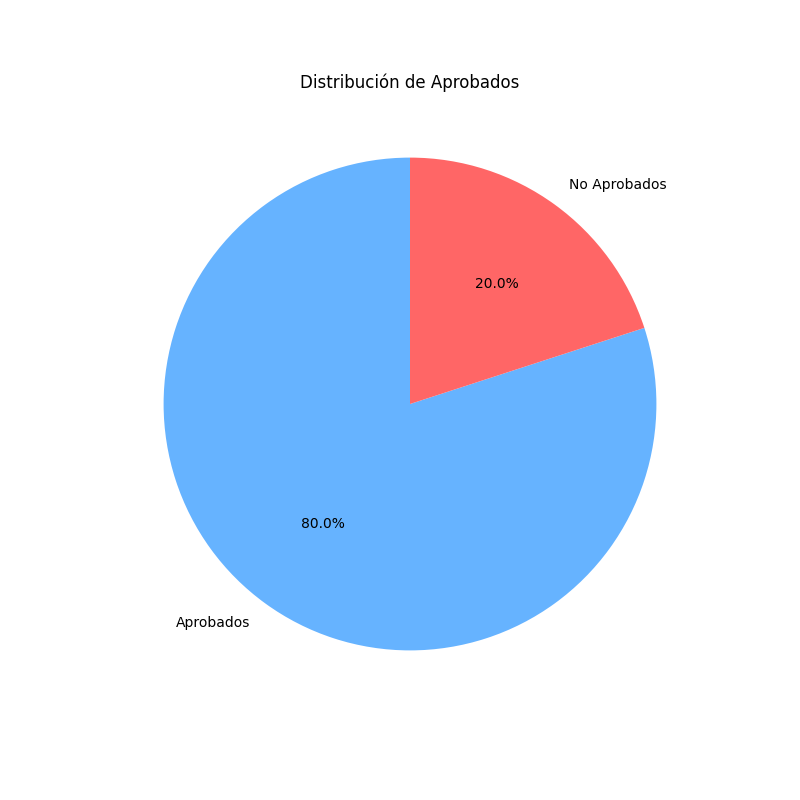

Write Python code to recreate this figure.
import pandas as pd
import matplotlib.pyplot as plt
from io import StringIO

# Datos del dataset en formato de cadena
data = """id,materia,nota,aprobado
1,Matemáticas,80,Aprobados
2,Historia,65,No Aprobados
3,Ciencias,90,Aprobados
4,Lenguaje,75,Aprobados
5,Matemáticas,95,Aprobados
6,Historia,70,Aprobados
7,Ciencias,85,Aprobados
8,Lenguaje,60,No Aprobados
9,Matemáticas,78,Aprobados
10,Historia,82,Aprobados
11,Ciencias,93,Aprobados
12,Lenguaje,68,Aprobados
13,Matemáticas,73,Aprobados
14,Historia,88,Aprobados
15,Ciencias,77,Aprobados
16,Lenguaje,50,No Aprobados
17,Matemáticas,92,Aprobados
18,Historia,63,No Aprobados
19,Ciencias,85,Aprobados
20,Lenguaje,79,Aprobados"""

# Utilizar StringIO para leer la cadena como si fuera un archivo
df = pd.read_csv(StringIO(data))

# Contar el número de estudiantes aprobados y no aprobados
aprobados_count = df['aprobado'].value_counts()

# Crear el pie chart
plt.figure(figsize=(8, 8))
plt.pie(aprobados_count, labels=aprobados_count.index, autopct='%1.1f%%', startangle=90, colors=['#66b3ff', '#ff6666'])
plt.title('Distribución de Aprobados')

# Mostrar el gráfico
plt.show()
